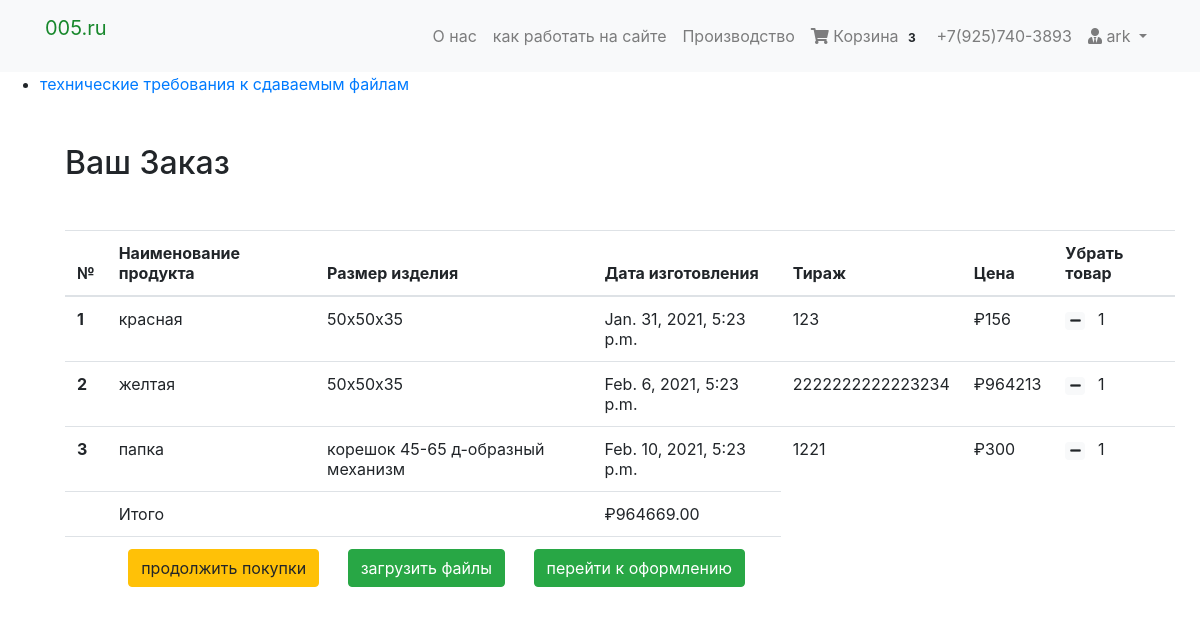
The app's page /cart/ (signed in), older data.
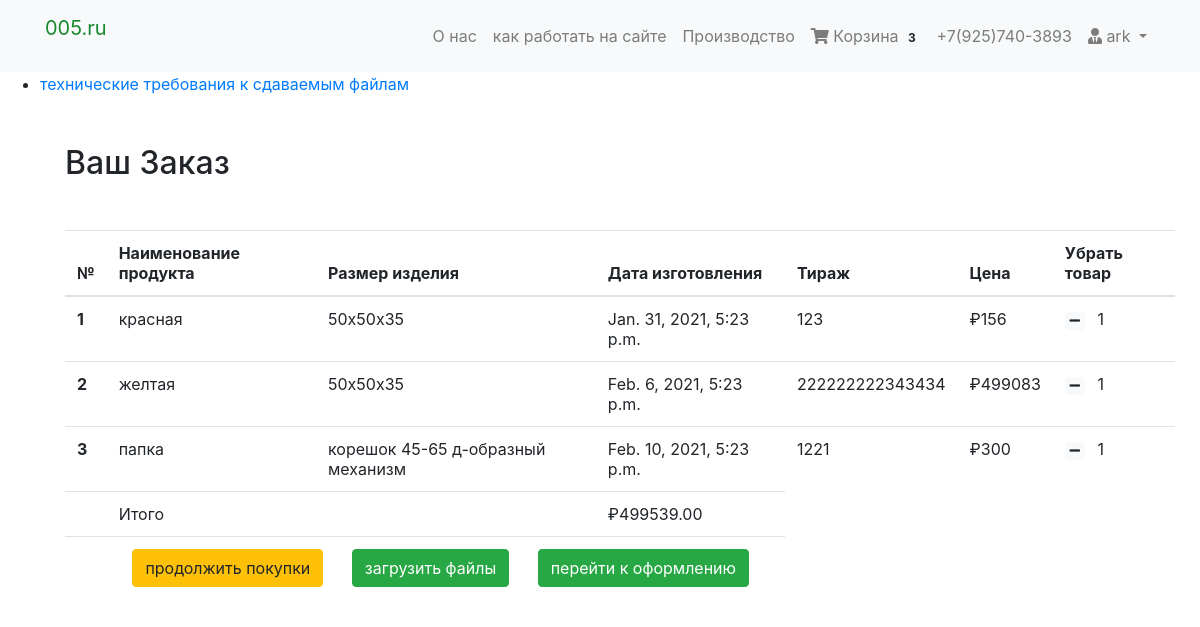
The same page, newer data.
### cart/models.py (models this page shows, shortened)
class Cart(models.Model):
    user = models.ForeignKey(User, on_delete=models.CASCADE)
    item = models.ForeignKey(Product, on_delete=models.CASCADE)
    quantity = models.IntegerField(default=1)
    purchased = models.BooleanField(default=False)
    created = models.DateTimeField(auto_now_add=True)
    def get_total(self):
        total = int(self.item.calc())
        return total #floattotal

class Order(models.Model):
    orderitems  = models.ManyToManyField(Cart)
    user = models.ForeignKey(User, on_delete=models.CASCADE)
    ordered = models.BooleanField(default=False)
    created = models.DateTimeField(auto_now_add=True)
    paymentId = models.CharField(max_length=200, blank=True , null=True)
    orderId = models.CharField(max_length=200, blank=True, null=True)
    def get_totals(self):
        total = 0
        for order_item in self.orderitems.all():
            total += order_item.get_total()
        return total

### products/models.py (models this page shows, shortened)
class  Product(PolymorphicModel):
    BOX_SIZES = (
                ('50х50х35', '50х50х35'),
                ('60х60х40', '60х60х40'),
                ('60х60х40-P', '60х60х40-P'),
                ('80х80х40', '80х80х40'),
                ('80х80х40-P', '80х80х40-P'),
                ('240х185х120', '240х185х120'),
                ('270х220х70', '270х220х70'),
                ('корешок 25-40 круглый механизм 7200', 'корешок 25-40 круглый механизм 7200'),
                ('корешок 45-65 д-образный механизм', 'корешок 45-65 д-образный механизм'),
                )
    mainimage = models.ImageField(upload_to='products/', blank=True, null=True)
    name = models.CharField(max_length=300, default = None, null=True)
    slug = models.SlugField(default = None, null=True)
    subcategory = models.ForeignKey(SubCategory, on_delete=models.CASCADE, default = None, null=True)
    category = models.ForeignKey(Category, on_delete=models.CASCADE, default = None, null=True)
    preview_text = models.TextField(max_length=200, verbose_name='Preview Text', blank=True, null=True)
    detail_text = models.TextField(max_length=1000, verbose_name='Detail Text', blank=True, null=True)
    price = models.FloatField(default = None, null=True)
    tirazh = models.IntegerField(null=False)
    t = models.IntegerField(null=True)
    k = models.IntegerField(null=True)
    box_size = models.CharField(max_length=50, default='80х80х40')
    def timeplus(self):
        t = self.t
        futuredate = datetime.now() + timedelta(days=t)
        return futuredate
    def calc(self):
        tirazh = self.tirazh
        all_result =Product.objects.all()
        result_one = all_result.filter(box_size ='50х50х35')
        result_two = all_result.filter(box_size ='60х60х40')
        result_three = all_result.filter(box_size ='80х80х40')
        result_four = all_result.filter(box_size ='60х60х40-P')
        result_five = all_result.filter(box_size ='80х80х40-P')
        result_six = all_result.filter(box_size ='240х185х120')
        result_seven = all_result.filter(box_size ='270х220х70')
        result_eight = all_result.filter(box_size ='корешок 25-40 круглый механизм 7200')
        result_nine = all_result.filter(box_size ='корешок 45-65 д-образный механизм')
        if result_one:
            a = 39.35428* self.tirazh ** 0.2860
            return "{0:.0f}".format(round(a,0)) # 50х50х35 крышка-дно, сборка на автомат от 2500 шт
        elif  result_two:
            a = 100* self.tirazh ** 0.732
            return  "{0:.0f}".format(round(a,0)) # 60x60x40 крышка-дно, сборка на автомат от 2500 шт
        elif  result_three:
            return 2230289.1977  # 80х80х40 крышка-дно, сборка на автомат от 2500 шт
        elif  result_four:
            return 2642166.1889  # 60x60x40 крышка-дно-поясок, сборка на автомат от 2500 шт
        elif  result_five:
            return 2248996.1600 # 224.8996x−0.1600 80х80х40 крышка-дно-поясок, сборка на автомат от 2500 шт
        elif  result_six:
            return 10780131.2554 # размер 240х185х120 мм ручная сборка
        elif  result_seven:
            return 7799003.1669 # размер 270х220х70 мм ручная сборка y=779.9003x−0.1669
        elif  result_eight:
            a = (59.35428* self.tirazh) ** 0.2860
            return "{0:.0f}".format(round(a,0))
        elif  result_nine:
            a = (39.35428* self.tirazh) ** 0.2860
            return "{0:.0f}".format(round(a,0))
        else:
            return 0

### cart/views.py (the view)
# urls.py: path('cart/', CartView, name='cart-home'),
def CartView(request):
    user = request.user
    carts = Cart.objects.filter(user=user, purchased=False)
    orders = Order.objects.filter(user=user, ordered=False)
    if carts.exists():
        if orders.exists():
            order = orders[0]
            return render(request, 'cart/home.html', {"carts": carts, 'order': order})
        else:
            messages.warning(request, "У вас нет никакого товара в вашей корзине")
            return redirect("mainapp:home")
    else:
        messages.warning(request, "У вас нет никакого товара в вашей корзине")
        return redirect("mainapp:home")

### cart/templatetags/cart_tag.py (called while the page is built)
@register.filter
def cart_total(user):
    order = Order.objects.filter(user=user, ordered=False)
    if order.exists():
    	return order[0].orderitems.count()
    else:
    	return 0

### cart/templates/cart/home.html (shortened to what this page needs)
{% extends 'products/base.html' %}
{% block content %}
</head>
<body>
<ul>
  <li>
     <p><a href="javascript:flipflop('animals');">технические требования к сдаваемым файлам  </a></p>
  </li>
<div class="container my-5">
<div class="my-5">
	<h2>Ваш Заказ</h2>
</div>
<table class="table table-hover">
  <thead>
    <tr>
      <th scope="col">№</th>
      <th scope="col">Наименование продукта</th>
      <th scope="col">Размер изделия</th>
      <th scope="col">Дата изготовления</th>
      <th scope="col">Тираж</th>
      <th scope="col">Цена</th>
      <th scope="col">Убрать товар</th>
    </tr>
  </thead>
  <tbody>
  	{% for cart in carts %}
    <tr>
      <th scope="row">{{ forloop.counter }}</th>
      <td>{{ cart.item.name }}</td>
      <td>{{ cart.item.box_size}}</td
      <td>
      <td> {{ cart.item.timeplus}} </td>
      <td>{{ cart.item.tirazh}} </td>
      <td>₽{{ cart.item.calc }}</td>
      <td>
        <a class="mr-2" href="{% url 'mainapp:decrease-cart' cart.item.slug %}"><span class="badge badge-light"><i class="fas fa-minus"></i></span></a>
      {{ cart.quantity }}
      </td>
    </tr>
	{% endfor %}
    <tr>
      <th scope="row"></th>
      <td colspan="2">Итого</td>
      <td>₽{{ order.get_totals| floatformat:2 }}</td>
    </tr>
    <tr>
      <th scope="row"></th>
      <td colspan="3" class="text-right ">
       <a href="/" class="btn btn-warning mr-4" >продолжить покупки</a>
        <a href="{% url 'mainapp:upload_file' %}" class="btn btn-success mr-4"> загрузить файлы</a>
       <a href="{% url 'checkout:index' %}" class="btn btn-success mr-4">перейти к оформлению</a>
      </td>
    </tr>
  </tbody>
</table>
</div>
{% endblock %}

Row changes from the older to the newer data that the page shows:
changed through a linked row, Cart "желтая": item.tirazh "2222222222223234" → "222222222343434"; item.calc "964213" → "499083"
changed through a linked row, Order: get_totals "964669.00" → "499539.00"
